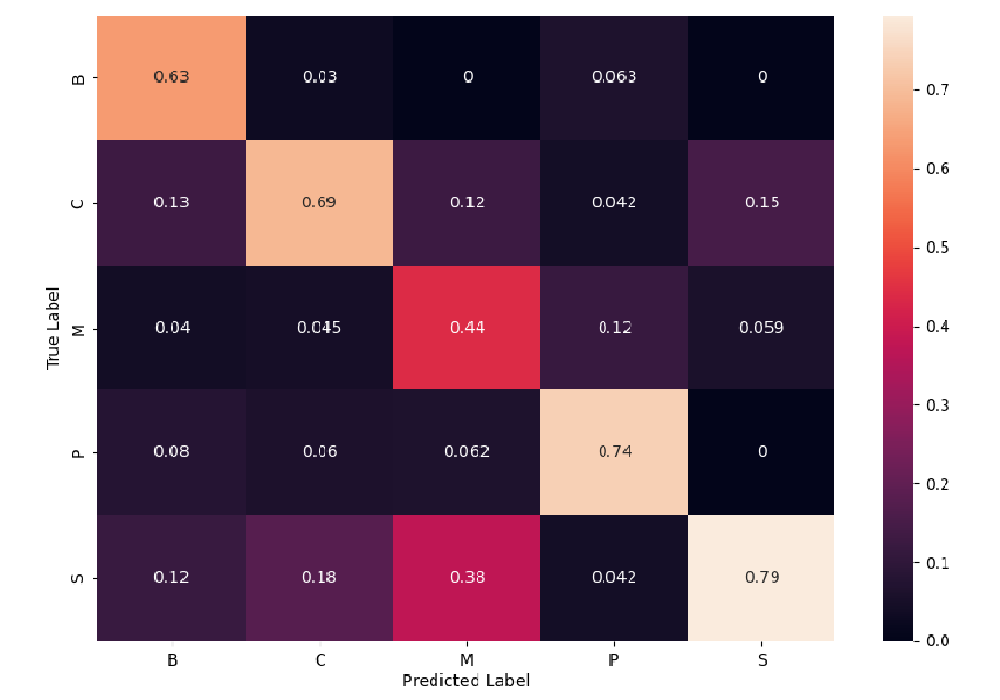
#> input picture cnn_cm.png, 1000 x 700 px
$ python pokemon_image_convert.py   (older library calls are emulated)
#> lines starting #> are read from the running program, lines starting #| are printed output that depends on the picture
from tkinter import filedialog
from tkinter import *
import os

from PIL import Image, ImageOps

IMAGE_SIZE = 50,50

root = Tk()
root.withdraw()
folder_selected = filedialog.askdirectory()
#> the answer given: .

images = []

#Find all images in selected folder
for f in os.listdir(folder_selected):

    suffix = os.path.splitext(f)[1]

    # check if the image ends with png
    if (suffix in [".png", ".jpg"]):
        images.append(f)

#Create temp folder to store downscaled images

greyscale_flat = []

for i in images:
    im = Image.open(folder_selected + "/" + i)
#> im is the input picture: PIL image 1000x700 RGBA; mean R, G, B, A 138.7, 113.6, 128.1, 255
    greyscale = ImageOps.grayscale(im)
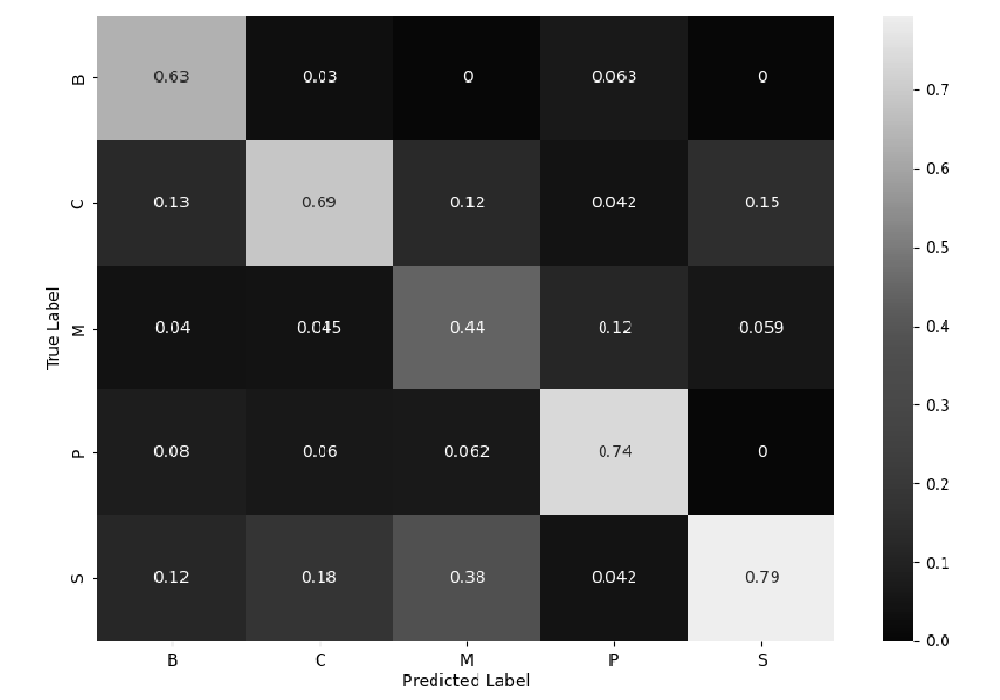
#> greyscale: PIL image 1000x700 L; min 0, max 255, mean 122.8
    greyscale_resized = greyscale.resize(IMAGE_SIZE, Image.ANTIALIAS)
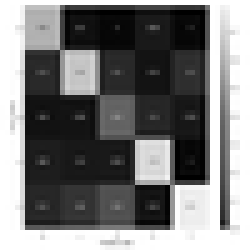
#> greyscale_resized: PIL image 50x50 L (shown 5 times larger); min 0, max 255, mean 122.3
    #greyscale_resized.save(folder_selected + "/downscaled/" + i, dpi=(50,50))

    pix = greyscale_resized.load()
    pixels = []
    for x in range(0, 50):
        for y in range(0, 50):
            pixels.append(pix[x, y]/255)
#> after the loop, pixels = 2500 values, max 1 at index 0, min 0 at index 652, mean 0.48


    greyscale_flat.append(pixels)


import numpy
numpy_array = numpy.asarray(greyscale_flat)

numpy.savetxt(folder_selected + "/output.csv", numpy_array, delimiter=",")

print("done")
